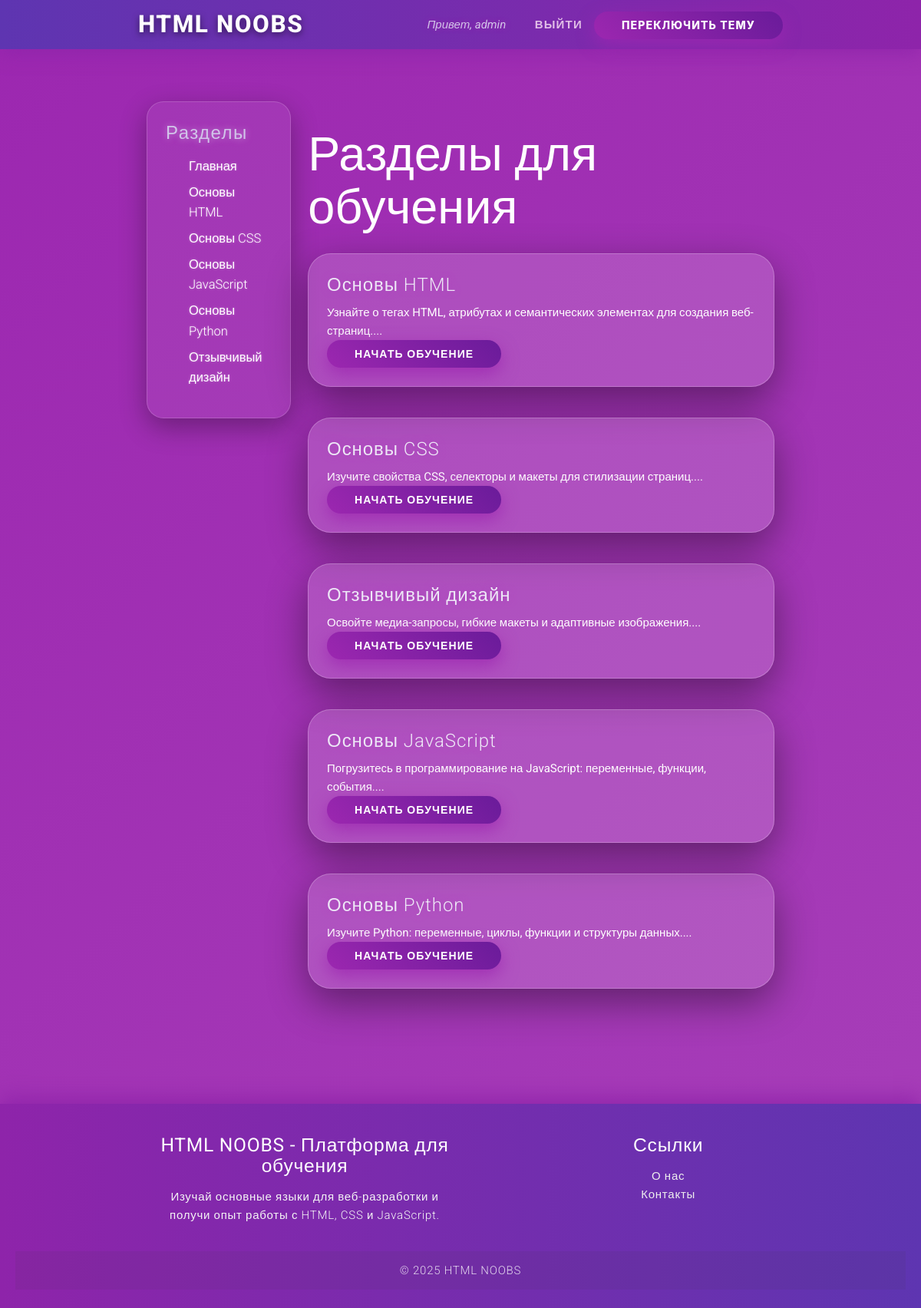
Screenshot of / (signed in) with the database file from the repository.
### app.py (models this page shows)
class Topic(db.Model):
    id = db.Column(db.Integer, primary_key=True)
    title = db.Column(db.String(100), nullable=False)
    content = db.Column(db.Text, nullable=False)
    lessons = db.relationship('Lesson', backref='topic', lazy=True)
    comments = db.relationship('Comment', backref='topic', lazy=True)

### app.py (the view)
@app.route('/')
def index():
    topics = Topic.query.all()
    return render_template('index.html', topics=topics)

### templates/index.html
{% extends 'base.html' %}
{% block content %}
    <h1>Разделы для обучения</h1>
    {% for topic in topics %}
        <div class="card">
            <div class="card-content">
                <span class="card-title" id="{{ topic.title.lower().replace(' ', '-') }}">{{ topic.title }}</span>
                <p>{{ topic.content[:100] }}...</p>
                <a href="{{ url_for('topic', topic_id=topic.id) }}" class="btn blue">Начать обучение</a>
            </div>
        </div>
    {% endfor %}
{% endblock %}

### static/css/style.css (style rules this page uses)
body { font-family: 'Roboto', sans-serif; background: linear-gradient(135deg, #9c27b0, #ab47bc, #8e24aa, #7b1fa2); background-size: 400% 400%; min-height: 100vh; color: #ffffff; line-height: 1.6; overflow-x: hidden; -webkit-font-smoothing: antialiased; -moz-osx-font-smoothing: grayscale; animation: bgGradient 15s ease infinite; }
main .card { background: rgba(255, 255, 255, 0.15); border-radius: 30px; box-shadow: 0 18px 52px rgba(0, 0, 0, 0.42); margin-bottom: 40px; transition: box-shadow 0.45s ease, transform 0.45s cubic-bezier(0.4, 0, 0.2, 1); will-change: transform, box-shadow; border: 1.8px solid rgba(255, 255, 255, 0.22); animation: fadeUpRotate 0.8s cubic-bezier(0.4, 0, 0.2, 1) forwards; opacity: 0; transform: translateY(40px) rotate(-3deg); animation-delay: 0.5s; }
main .card-title { color: #ede7f6; font-weight: 800; font-size: 2.3rem; margin-bottom: 16px; letter-spacing: 0.04em; text-shadow: 0 0 10px rgba(171, 71, 188, 1); }
.btn.blue { position: relative; background: linear-gradient(45deg, #9c27b0, #6a1b9a); box-shadow: 0 8px 22px rgba(156, 39, 176, 0.8); border-radius: 40px; padding: 0 36px; font-weight: 800; letter-spacing: 0.08em; overflow: hidden; transition: background 0.5s ease, box-shadow 0.5s ease, transform 0.3s ease; cursor: pointer; will-change: transform, box-shadow; user-select: none; outline: none; }
.btn.blue::before { content: ""; position: absolute; border-radius: 50%; background: rgba(255, 255, 255, 0.35); width: 120%; height: 120%; top: 50%; left: 50%; transform: translate(-50%, -50%) scale(0); opacity: 0; transition: transform 0.6s ease, opacity 0.6s ease; pointer-events: none; filter: blur(8px); z-index: 1; }

### rows the page displays
Topic: title "Основы HTML", content "Узнайте о тегах HTML, атрибутах и семантических элементах для создания веб-страниц."
Topic: title "Основы CSS", content "Изучите свойства CSS, селекторы и макеты для стилизации страниц."
Topic: title "Отзывчивый дизайн", content "Освойте медиа-запросы, гибкие макеты и адаптивные изображения."
Topic: title "Основы JavaScript", content "Погрузитесь в программирование на JavaScript: переменные, функции, события."
Topic: title "Основы Python", content "Изучите Python: переменные, циклы, функции и структуры данных."

### other values shown
{{ session.username }} "admin"
